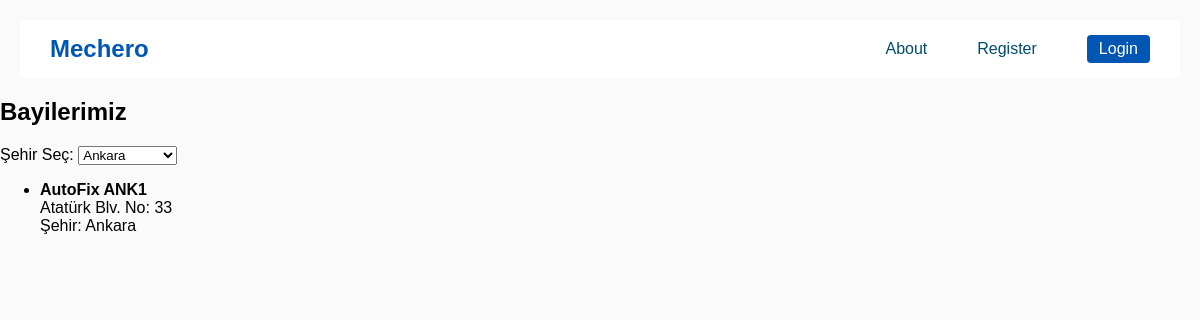
/dealerships/?city_id=2, run on the app's committed database.
### app/models.py (models this page shows)
class Dealership(db.Model):
    __tablename__ = 'dealerships'
    id = db.Column(db.Integer, primary_key=True)
    name = db.Column(db.String(100), nullable=False)
    street = db.Column(db.String(100), nullable=False)
    number = db.Column(db.String(10), nullable=False)
    latitude = db.Column(db.Float, nullable=True)
    longitude = db.Column(db.Float, nullable=True)
    city_id = db.Column(db.Integer, db.ForeignKey('cities.id'), nullable=False)

class City(db.Model):
    __tablename__ = 'cities'
    id = db.Column(db.Integer, primary_key=True)
    name = db.Column(db.String(100), unique=True, nullable=False)
    dealerships = db.relationship('Dealership', backref='city', lazy=True)

### app/routes/dealership_routes.py (the view)
@bp.route('/')
def list_dealerships():
    city_id = request.args.get('city_id')  # GET parametresiyle gelen city_id alınır
    cities = City.query.all()  # dropdown için tüm şehirler alınır
    if city_id:
        dealerships = Dealership.query.filter_by(city_id=city_id).all()
    else:
        dealerships = Dealership.query.all()
    return render_template(
        'dealership/list.html',
        dealerships=dealerships,
        cities=cities,
        selected_city_id=city_id  # sayfada hangi şehir seçilmişti hatırlamak için
    )

### app/templates/dealership/list.html (shortened to what this page needs)
{% extends "layout/base_guest.html" %}
{% block content %}
<h2>Bayilerimiz</h2>
<form method="GET" action="{{ url_for('dealership.list_dealerships') }}">
  <label for="city">Şehir Seç:</label>
  <select name="city_id" id="city" onchange="this.form.submit()">
      {% for city in cities %}
          <option value="{{ city.id }}" {% if city.id|string == selected_city_id %}selected{% endif %}>
              {{ city.name }}
          </option>
      {% endfor %}
  </select>
</form>
{% if dealerships %}
  <ul>
    {% for d in dealerships %}
      <li>
        <strong>{{ d.name }}</strong><br>
        {{ d.street }} No: {{ d.number }}<br>
        Şehir: {{ d.city.name }}
      </li>
    {% endfor %}
  </ul>
{% else %}
  <p>Seçilen şehirde bayi bulunamadı.</p>
{% endif %}
{% endblock %}

### app/static/style.css (style rules this page uses)
body { margin: 0; background-color: #fafafa; font-family: Arial, sans-serif; }

### data on the page
Dealership: name "AutoFix ANK1", street "Atatürk Blv.", number "33", city.name "Ankara"

### other printed values
form field city_id "Ankara"
